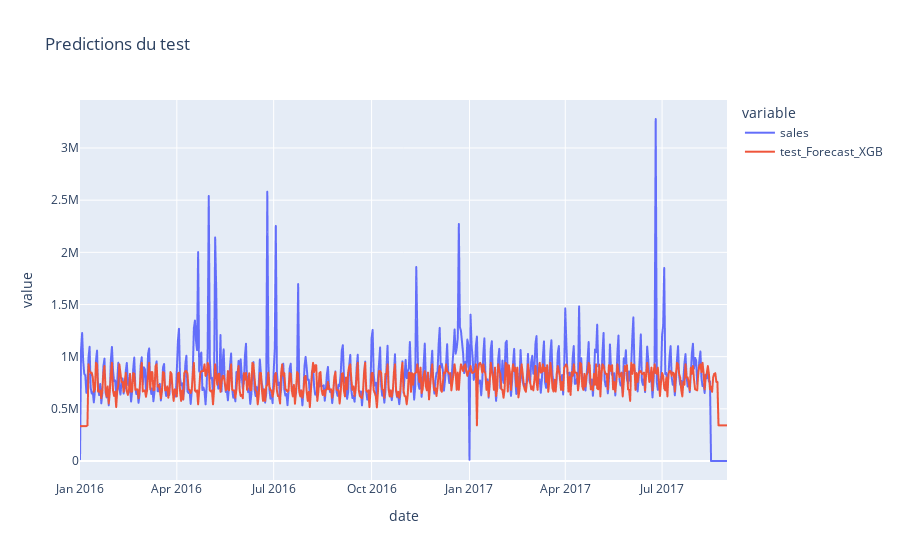

Notebook code for this chart:
### Code cell
fig = px.line(series_test, x='date', y=['sales', 'test_Forecast_XGB'],title="Predictions du test")
fig.show()

### Figure 1 — Plotly figure (JSON) as saved in the notebook; plotly's stock layout.template omitted (floating-point values rounded to 4 significant figures; data arrays with more than 128 entries replaced by an {"elided": "..."} marker saying what was removed)
{"data": [{"hovertemplate": "variable=sales<br>date=%{x}<br>value=%{y}<extra></extra>", "legendgroup": "sales", "line": {"color": "#636efa", "dash": "solid"}, "marker": {"symbol": "circle"}, "mode": "lines", "name": "sales", "showlegend": true, "type": "scattergl", "x": {"elided": "608 str values"}, "xaxis": "x", "y": {"elided": "608 float values"}, "yaxis": "y"}, {"hovertemplate": "variable=test_Forecast_XGB<br>date=%{x}<br>value=%{y}<extra></extra>", "legendgroup": "test_Forecast_XGB", "line": {"color": "#EF553B", "dash": "solid"}, "marker": {"symbol": "circle"}, "mode": "lines", "name": "test_Forecast_XGB", "showlegend": true, "type": "scattergl", "x": {"elided": "608 str values"}, "xaxis": "x", "y": {"elided": "608 float values"}, "yaxis": "y"}], "layout": {"legend": {"title": {"text": "variable"}, "tracegroupgap": 0}, "title": {"text": "Predictions du test"}, "xaxis": {"anchor": "y", "domain": [0, 1], "title": {"text": "date"}}, "yaxis": {"anchor": "x", "domain": [0, 1], "title": {"text": "value"}}}}
